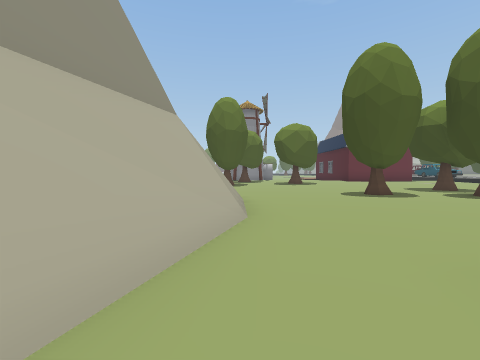
view 1 (above)

24 first-person views from a walk through a scene from a Unity 3-D project. The camera is 1.3 m above the floor, tilts 2° down and sees 90° across. The floor is counted in squares, 2 m on a side. Each view is taken from the middle of a square. On the plan, view 1 faces up. The plan holds only what a view shows up to about 9 squares ahead; the rest is blank. The place goes on beyond the plan.

view 2
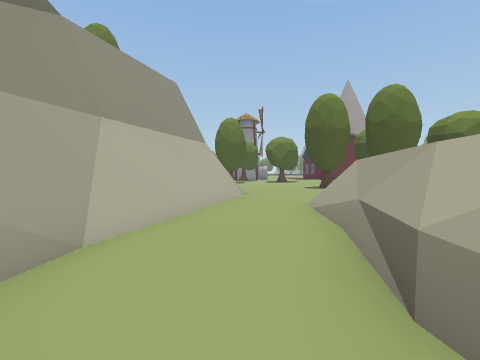

view 3
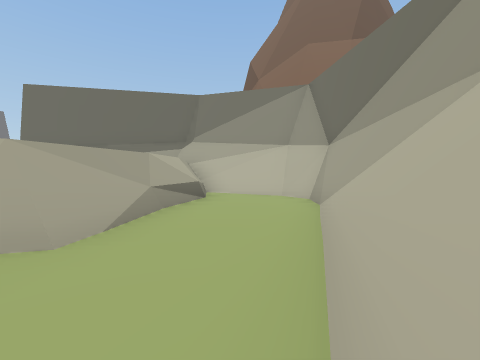

view 4
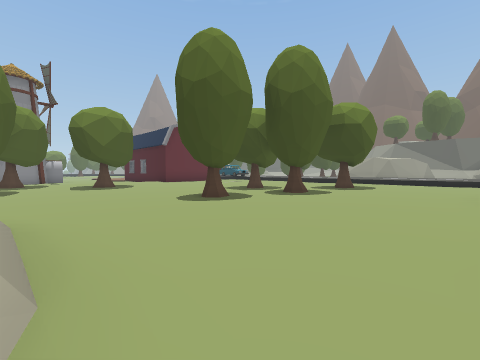

view 5
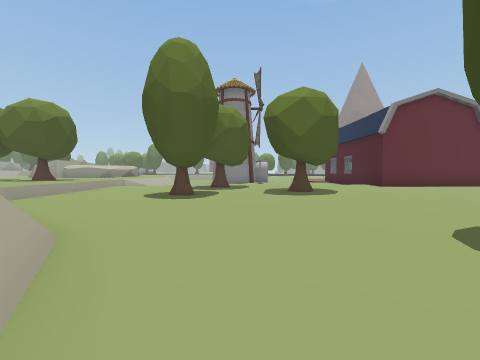

view 6
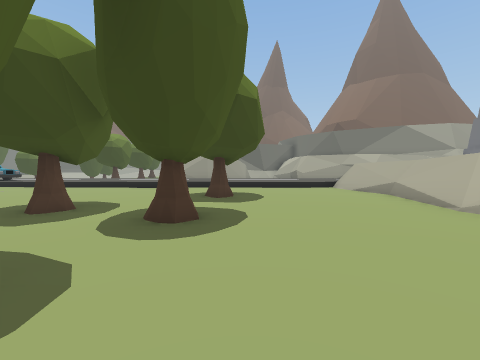

view 7
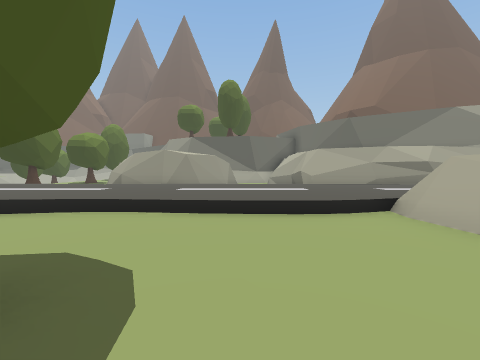

view 8
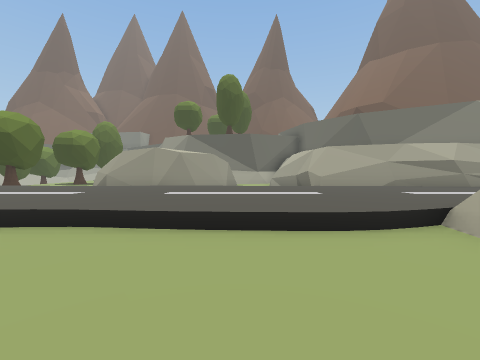

view 9
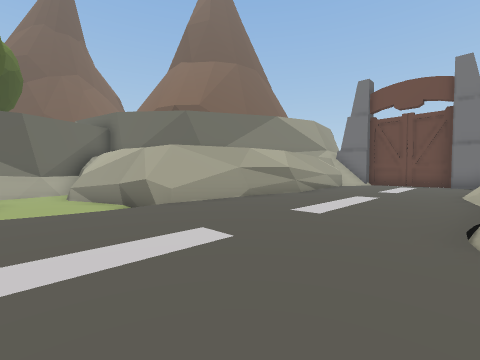

view 10
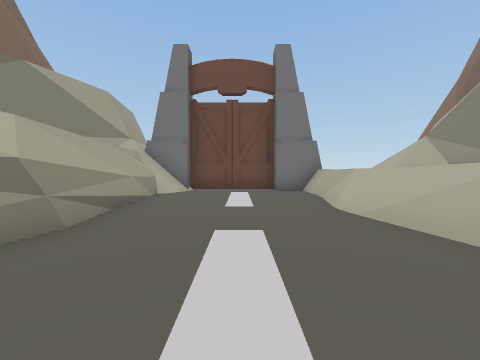

view 11
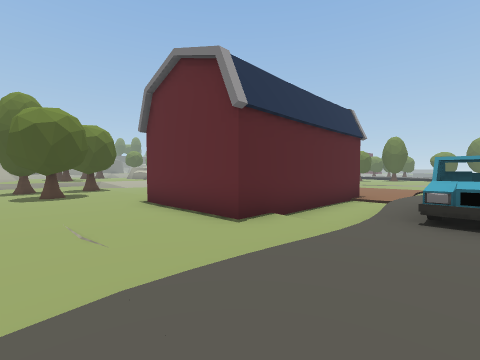

view 12
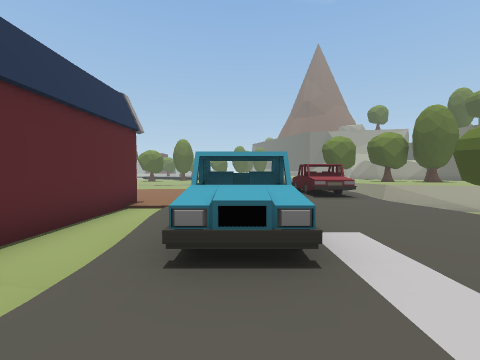

view 13
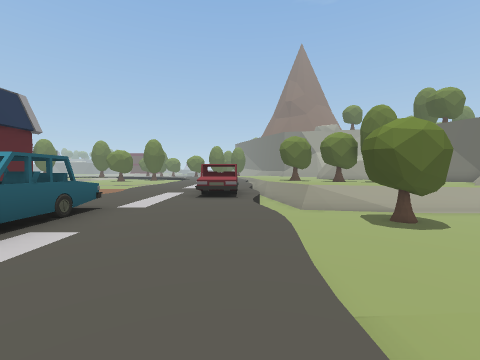

view 14
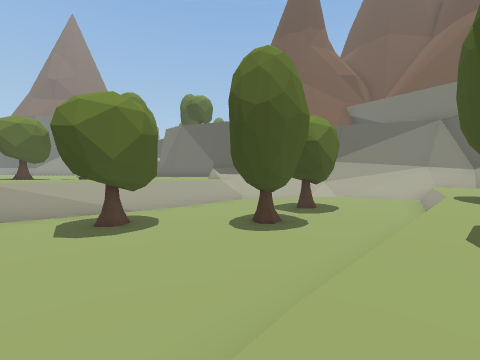

view 15
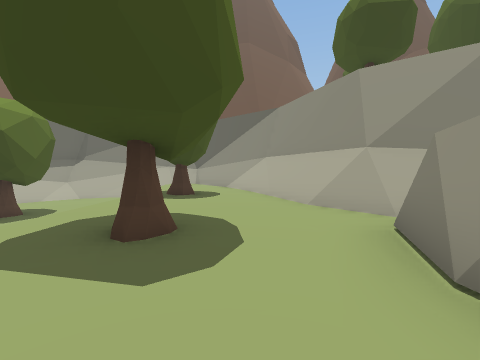

view 16
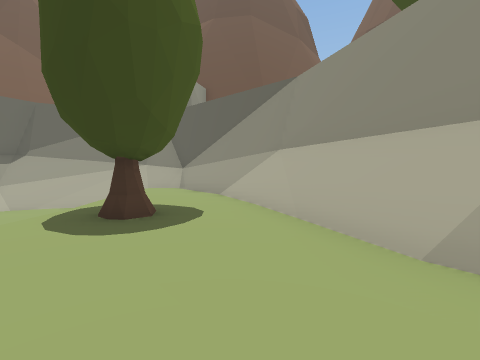

view 17
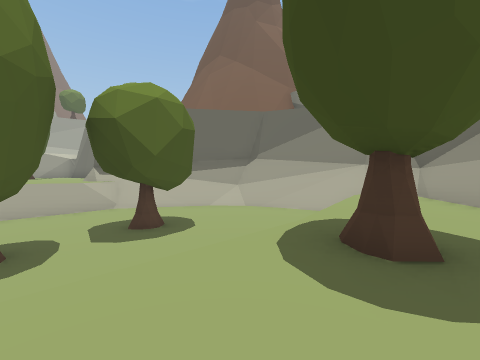

view 18
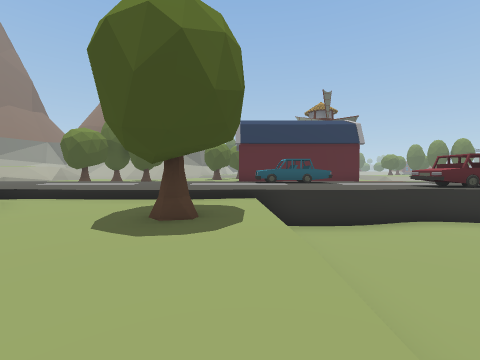

view 19
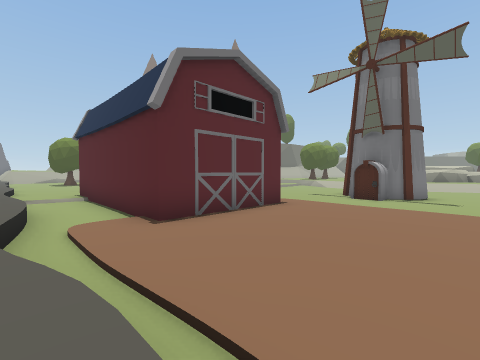

view 20
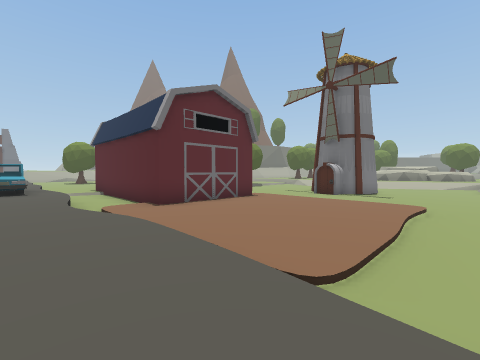

view 21
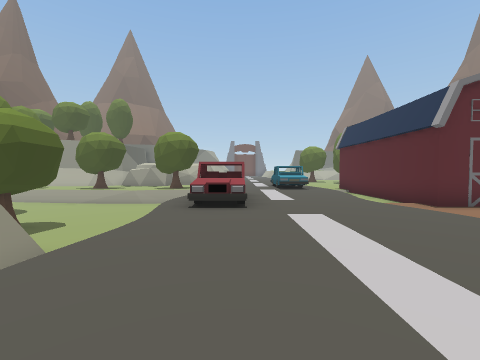

view 22
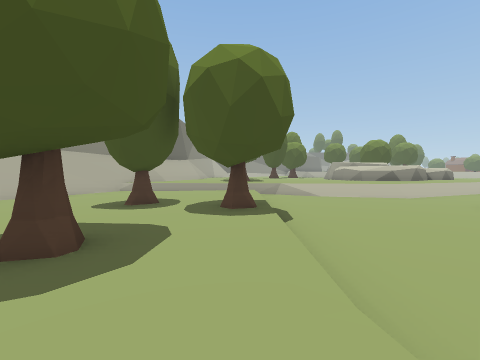

view 23
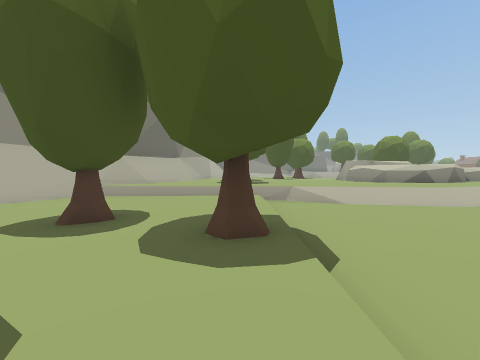

view 24
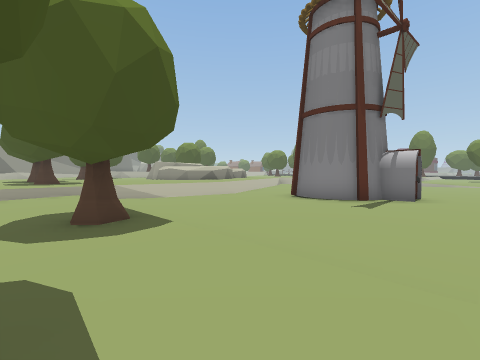

### Floor plan
Key: @ floor where view 1 was taken; # wall or solid block; . main floor; : floor 0.25 m higher than the main floor; - floor 0.25 m lower than the main floor; + floor 0.5 m higher than the main floor; * floor 0.75 m higher than the main floor; _ floor 1 m lower than the main floor; % floor 2 m higher than the main floor; / step, stairs or slope; = window, fence, low wall or low ledge; ^ raised ledge; v drop or lower ground; T tree; C car; O other object.
Columns run from 7 left of view 1 to 31 right of it. Each row starts with its distance up from view 1.
 26         --------...++ +
 25         -----//////+++++
 24        ------...../+++++   **   **
 23        -----....../+++++ #***   **
 22  ++/-   ##-........+++++ #vv#=####=
 21  ++/--  ##-........=++CC____   __
 20   ++/--###....OOOO.=++CC ___T_______=##
 19   ++/-----...    O/+++CC ____________=#
 18  +++/------.     O.+++++_______T_T____#
 17  ++/-------.     O.+C+++______________:
 16  ++/--------     O.+C+++_____________v/
 15  ++/--------     O./C+++=vvvvvvv__vv=//
 14 TT+:...T.:::::OOOO:/++++::.....::T::::#
 13 +++:.......:::.::::/++++:TT..TT..T:::##
 12  ++:..T...T.....:::+++++:...........##
 11  +++.............::+++++... ..../#####
 10  ##=..............:/ +++..  #######
  9   ###............../++++/#
  8    ###........T....+++++##
  7      ##....T......./++++##
  6       ##.....T..T::/++++/#
  5        #........T::+++++
  4      ###......:::::+++++ ......#
  3      #=/.....::::::+++++ ......#
  2     ^#/.....:::::::/++++ ..###
  1     #//..=    ==#===++++####
  0     ^//@.#        #=++++#
 -1     ##..=#         #++++#
 -2     ##..##         =+++##
 -3     ##..#%         =+++##
 -4     ^///##         =+++##
 -5      #///=         =++++#
 -6       ^^##   ###   =++++#
 -7                #   +++++#
 -8                #  ##+++##
 -9                #   ######

Positions as (right, up) in squares from view 1, and headings:
1: (0, 0), facing up
2: (0, -4), facing up
3: (0, 3), facing down
4: (0, 2), facing up-right
5: (1, 5), facing up
6: (3, 5), facing right
7: (8, 4), facing right
8: (9, 4), facing right
9: (12, 4), facing down-right
10: (14, 0), facing down
11: (13, 11), facing up-left
12: (13, 13), facing up
13: (16, 13), facing up
14: (19, 14), facing up-right
15: (20, 12), facing right
16: (23, 12), facing right
17: (24, 13), facing up-right
18: (22, 14), facing left
19: (12, 24), facing down-left
20: (13, 26), facing down-left
21: (15, 26), facing down
22: (5, 14), facing left
23: (3, 14), facing left
24: (4, 13), facing up-left
